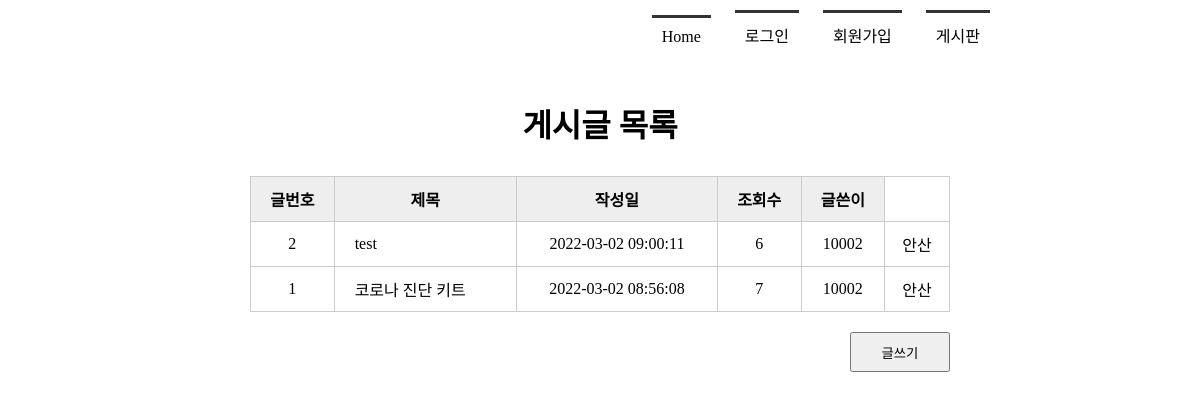
Page /boardlist/ on the committed database.
### tables this page shows
CREATE TABLE board(
            bno integer PRIMARY KEY AUTOINCREMENT,
            title text NOT NULL,
            content text NOT NULL,
            createDate timestamp date DEFAULT (datetime('now', 'localtime')),
            hit integer,
            mid char(5) NOT NULL,
            name text NOT NULL,
            FOREIGN KEY(mid) REFERENCES member(mid) ON DELETE CASCADE
        );

### app.py (the view)
@app.route('/boardlist/')
def boardlist():
    rs = select_board()
    return render_template('boardlist.html', rs=rs)

### model/model_board.py (called while the page is built)
def select_board():
    conn = getconn()
    cur = conn.cursor()
    sql = "SELECT * FROM board ORDER BY bno DESC"
    cur.execute(sql)
    rs = cur.fetchall()
    conn.close()
    return rs

### model/model_member.py (called while the page is built)
def getconn():
    conn = sqlite3.connect("./members.db")
    return conn

### templates/boardlist.html (shortened to what this page needs)
<!DOCTYPE html>
<html lang="en">
<head>
    <link rel="stylesheet" href="{{ url_for('static', filename='style.css')  }}">
</head>
<body>
    <div id="container">
        {% include 'navbar.html' %}
        <section>
            <h1>게시글 목록</h1>
            <table class="tbl_board">
                <tr>
                    <th>글번호</th><th>제목</th><th>작성일</th><th>조회수</th><th>글쓴이</th>
                </tr>
                {% for i in rs %}
                <tr>
                    <td>{{ i[0] }}</td>
                    <td><a href="{{ url_for('board_view', bno=i[0]) }}">{{ i[1] }}</a></td>
                    <td>{{ i[3] }}</td>
                    <td>{{ i[4] }}</td>
                    <td>{{ i[5] }}</td>
                    <td>{{ i[6] }}</td>
                </tr>
                {% endfor %}
            </table>
            <div class="btn_write">
                <button type="button" onclick="location.href='/writing/'">글쓰기</button>
            </div>
        </section>
    </div>
</body>
</html>

### static/style.css (style rules this page uses)
* { margin: 0; padding: 0; }
#container { width : 1000px; margin : 0 auto; }
section { text-align: center; }
section h1 { font-size : 2em; margin-bottom: 30px; }
section table { width: 600px; margin: 0 auto; border-collapse: collapse; }
section table, th, td { border:1px solid #ccc; padding: 10px }
section .tbl_board { width: 700px; }
section .tbl_board th { background: #eee; }
section .tbl_board a { text-decoration: none; color: #000; }
section .tbl_board td:nth-child(2) { text-align: left; padding-left:20px; }
section .btn_write { text-align: right; margin: 20px 150px; }
section .btn_write button { width: 100px; height: 40px; }

### rows in the picture
board: bno "2", title "test", createDate "2022-03-02 09:00:11", hit "6", mid "10002", name "안산"
board: bno "1", title "코로나 진단 키트", createDate "2022-03-02 08:56:08", hit "7", mid "10002", name "안산"
